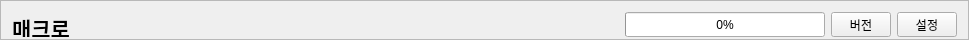
     <widget class="QFrame" name="frame_top">
      <property name="minimumSize">
       <size>
        <width>0</width>
        <height>40</height>
       </size>
      </property>
      <property name="maximumSize">
       <size>
        <width>16777215</width>
        <height>40</height>
       </size>
      </property>
      <property name="frameShape">
       <enum>QFrame::StyledPanel</enum>
      </property>
      <property name="frameShadow">
       <enum>QFrame::Raised</enum>
      </property>
      <layout class="QHBoxLayout" name="horizontalLayout">
       <property name="spacing">
        <number>6</number>
       </property>
       <item>
        <widget class="QLabel" name="label_Topbar">
         <property name="minimumSize">
          <size>
           <width>450</width>
           <height>25</height>
          </size>
         </property>
         <property name="lineWidth">
          <number>1</number>
         </property>
         <property name="text">
          <string>&lt;html&gt;&lt;head/&gt;&lt;body&gt;&lt;p&gt;&lt;span style=&quot; font-size:16pt; font-weight:600;&quot;&gt;매크로&lt;/span&gt;&lt;/p&gt;&lt;/body&gt;&lt;/html&gt;</string>
         </property>
         <property name="textFormat">
          <enum>Qt::AutoText</enum>
         </property>
         <property name="wordWrap">
          <bool>false</bool>
         </property>
         <property name="margin">
          <number>0</number>
         </property>
        </widget>
       </item>
       <item>
        <spacer name="horizontalSpacer">
         <property name="orientation">
          <enum>Qt::Horizontal</enum>
         </property>
         <property name="sizeHint" stdset="0">
          <size>
           <width>157</width>
           <height>17</height>
          </size>
         </property>
        </spacer>
       </item>
       <item>
        <widget class="QProgressBar" name="progressBar">
         <property name="minimumSize">
          <size>
           <width>200</width>
           <height>25</height>
          </size>
         </property>
         <property name="maximumSize">
          <size>
           <width>200</width>
           <height>16777215</height>
          </size>
         </property>
         <property name="value">
          <number>0</number>
         </property>
        </widget>
       </item>
       <item>
        <widget class="QPushButton" name="btn_version">
         <property name="minimumSize">
          <size>
           <width>60</width>
           <height>25</height>
          </size>
         </property>
         <property name="maximumSize">
          <size>
           <width>60</width>
           <height>16777215</height>
          </size>
         </property>
         <property name="text">
          <string>버전</string>
         </property>
        </widget>
       </item>
       <item>
        <widget class="QPushButton" name="btn_settings">
         <property name="minimumSize">
          <size>
           <width>60</width>
           <height>25</height>
          </size>
         </property>
         <property name="maximumSize">
          <size>
           <width>60</width>
           <height>16777215</height>
          </size>
         </property>
         <property name="text">
          <string>설정</string>
         </property>
        </widget>
       </item>
      </layout>
     </widget>
